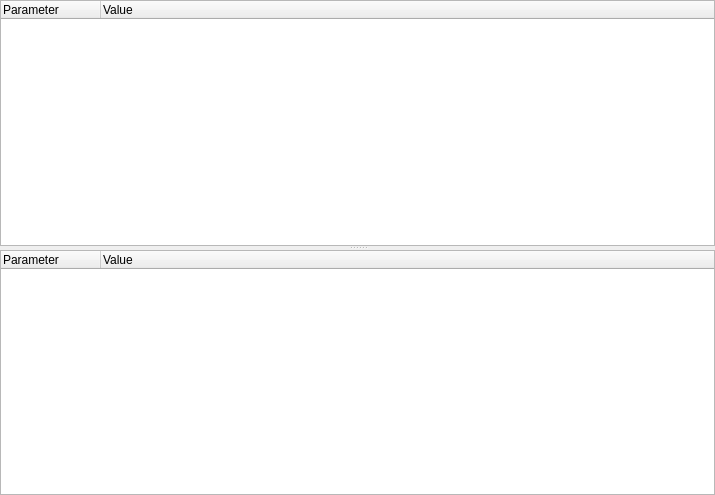
<?xml version="1.0" encoding="UTF-8"?>
<ui version="4.0">
 <class>SysInfoDrives</class>
 <widget class="QWidget" name="SysInfoDrives">
  <property name="geometry">
   <rect>
    <x>0</x>
    <y>0</y>
    <width>715</width>
    <height>495</height>
   </rect>
  </property>
  <property name="windowTitle">
   <string/>
  </property>
  <layout class="QVBoxLayout" name="verticalLayout">
   <property name="leftMargin">
    <number>0</number>
   </property>
   <property name="topMargin">
    <number>0</number>
   </property>
   <property name="rightMargin">
    <number>0</number>
   </property>
   <property name="bottomMargin">
    <number>0</number>
   </property>
   <item>
    <widget class="QSplitter" name="splitter">
     <property name="orientation">
      <enum>Qt::Orientation::Vertical</enum>
     </property>
     <widget class="QTreeWidget" name="tree">
      <property name="contextMenuPolicy">
       <enum>Qt::ContextMenuPolicy::CustomContextMenu</enum>
      </property>
      <property name="showDropIndicator" stdset="0">
       <bool>false</bool>
      </property>
      <column>
       <property name="text">
        <string>Parameter</string>
       </property>
      </column>
      <column>
       <property name="text">
        <string>Value</string>
       </property>
      </column>
     </widget>
     <widget class="QTreeWidget" name="tree_health">
      <property name="contextMenuPolicy">
       <enum>Qt::ContextMenuPolicy::CustomContextMenu</enum>
      </property>
      <property name="showDropIndicator" stdset="0">
       <bool>false</bool>
      </property>
      <property name="rootIsDecorated">
       <bool>false</bool>
      </property>
      <column>
       <property name="text">
        <string>Parameter</string>
       </property>
      </column>
      <column>
       <property name="text">
        <string>Value</string>
       </property>
      </column>
     </widget>
    </widget>
   </item>
  </layout>
  <action name="action_copy_row">
   <property name="text">
    <string>Copy Row</string>
   </property>
  </action>
  <action name="action_copy_name">
   <property name="text">
    <string>Copy Name</string>
   </property>
  </action>
  <action name="action_copy_value">
   <property name="text">
    <string>Copy Value</string>
   </property>
  </action>
 </widget>
 <resources/>
 <connections/>
</ui>
